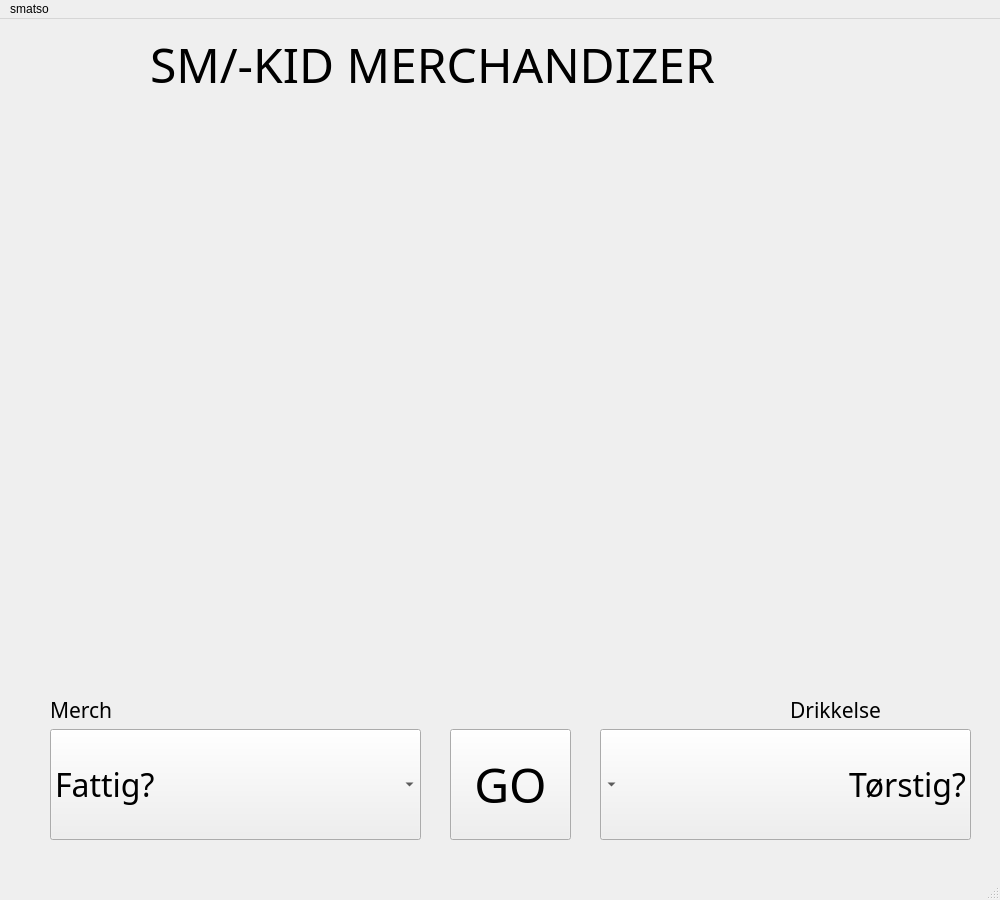
<?xml version="1.0" encoding="UTF-8"?>
<ui version="4.0">
 <class>MainWindow</class>
 <widget class="QMainWindow" name="MainWindow">
  <property name="geometry">
   <rect>
    <x>0</x>
    <y>0</y>
    <width>1000</width>
    <height>900</height>
   </rect>
  </property>
  <property name="minimumSize">
   <size>
    <width>1000</width>
    <height>900</height>
   </size>
  </property>
  <property name="maximumSize">
   <size>
    <width>1000</width>
    <height>900</height>
   </size>
  </property>
  <property name="windowTitle">
   <string>MainWindow</string>
  </property>
  <property name="styleSheet">
   <string notr="true"/>
  </property>
  <widget class="QWidget" name="centralwidget">
   <widget class="QLabel" name="label">
    <property name="geometry">
     <rect>
      <x>30</x>
      <y>10</y>
      <width>111</width>
      <height>81</height>
     </rect>
    </property>
    <property name="text">
     <string/>
    </property>
    <property name="pixmap">
     <pixmap>img/logo.png</pixmap>
    </property>
    <property name="scaledContents">
     <bool>true</bool>
    </property>
   </widget>
   <widget class="QComboBox" name="merchSelect">
    <property name="geometry">
     <rect>
      <x>50</x>
      <y>710</y>
      <width>371</width>
      <height>111</height>
     </rect>
    </property>
    <property name="font">
     <font>
      <family>Bungee</family>
      <pointsize>24</pointsize>
     </font>
    </property>
    <property name="layoutDirection">
     <enum>Qt::LeftToRight</enum>
    </property>
    <property name="styleSheet">
     <string notr="true">border-color: rgb(10, 158, 218);</string>
    </property>
    <property name="currentText">
     <string>Fattig?</string>
    </property>
    <property name="iconSize">
     <size>
      <width>100</width>
      <height>100</height>
     </size>
    </property>
    <item>
     <property name="text">
      <string>Fattig?</string>
     </property>
    </item>
    <item>
     <property name="text">
      <string>Hoodie</string>
     </property>
     <property name="icon">
      <iconset>
       <normaloff>img/hoodie.png</normaloff>img/hoodie.png</iconset>
     </property>
    </item>
   </widget>
   <widget class="QLabel" name="label_2">
    <property name="geometry">
     <rect>
      <x>50</x>
      <y>670</y>
      <width>141</width>
      <height>41</height>
     </rect>
    </property>
    <property name="font">
     <font>
      <family>Bungee</family>
      <pointsize>16</pointsize>
     </font>
    </property>
    <property name="text">
     <string>Merch</string>
    </property>
   </widget>
   <widget class="QComboBox" name="drinkSelect">
    <property name="geometry">
     <rect>
      <x>600</x>
      <y>710</y>
      <width>371</width>
      <height>111</height>
     </rect>
    </property>
    <property name="font">
     <font>
      <family>Bungee</family>
      <pointsize>24</pointsize>
     </font>
    </property>
    <property name="layoutDirection">
     <enum>Qt::RightToLeft</enum>
    </property>
    <property name="autoFillBackground">
     <bool>false</bool>
    </property>
    <property name="currentText">
     <string>Tørstig?</string>
    </property>
    <property name="insertPolicy">
     <enum>QComboBox::NoInsert</enum>
    </property>
    <property name="iconSize">
     <size>
      <width>100</width>
      <height>100</height>
     </size>
    </property>
    <item>
     <property name="text">
      <string>Tørstig?</string>
     </property>
    </item>
    <item>
     <property name="text">
      <string>Harboe</string>
     </property>
     <property name="icon">
      <iconset>
       <normaloff>img/harboe.png</normaloff>img/harboe.png</iconset>
     </property>
    </item>
    <item>
     <property name="text">
      <string>Fernet</string>
     </property>
     <property name="icon">
      <iconset>
       <normaloff>img/fernet.png</normaloff>img/fernet.png</iconset>
     </property>
    </item>
    <item>
     <property name="text">
      <string>Bong</string>
     </property>
     <property name="icon">
      <iconset>
       <normaloff>img/bong.png</normaloff>img/bong.png</iconset>
     </property>
    </item>
    <item>
     <property name="text">
      <string>Minttu</string>
     </property>
     <property name="icon">
      <iconset>
       <normaloff>img/minttu.png</normaloff>img/minttu.png</iconset>
     </property>
    </item>
    <item>
     <property name="text">
      <string>Nordsø</string>
     </property>
     <property name="icon">
      <iconset>
       <normaloff>img/nordsoe.png</normaloff>img/nordsoe.png</iconset>
     </property>
    </item>
   </widget>
   <widget class="QLabel" name="label_3">
    <property name="geometry">
     <rect>
      <x>790</x>
      <y>670</y>
      <width>191</width>
      <height>41</height>
     </rect>
    </property>
    <property name="font">
     <font>
      <family>Bungee</family>
      <pointsize>16</pointsize>
     </font>
    </property>
    <property name="text">
     <string>Drikkelse</string>
    </property>
   </widget>
   <widget class="QLabel" name="label_4">
    <property name="geometry">
     <rect>
      <x>150</x>
      <y>10</y>
      <width>791</width>
      <height>71</height>
     </rect>
    </property>
    <property name="font">
     <font>
      <family>Bungee</family>
      <pointsize>36</pointsize>
     </font>
    </property>
    <property name="text">
     <string>SM/-KID MERCHANDIZER</string>
    </property>
   </widget>
   <widget class="QPushButton" name="goButton">
    <property name="geometry">
     <rect>
      <x>450</x>
      <y>710</y>
      <width>121</width>
      <height>111</height>
     </rect>
    </property>
    <property name="font">
     <font>
      <family>Bungee</family>
      <pointsize>36</pointsize>
     </font>
    </property>
    <property name="text">
     <string>GO</string>
    </property>
   </widget>
  </widget>
  <widget class="QMenuBar" name="menubar">
   <property name="geometry">
    <rect>
     <x>0</x>
     <y>0</y>
     <width>1000</width>
     <height>26</height>
    </rect>
   </property>
   <widget class="QMenu" name="menusmatso">
    <property name="title">
     <string>smatso</string>
    </property>
    <addaction name="actionja_tak"/>
   </widget>
   <addaction name="menusmatso"/>
  </widget>
  <widget class="QStatusBar" name="statusbar"/>
  <action name="actionja_tak">
   <property name="text">
    <string>ja tak</string>
   </property>
  </action>
 </widget>
 <resources>
  <include location="img/rswrsws.qrc"/>
 </resources>
 <connections/>
</ui>
